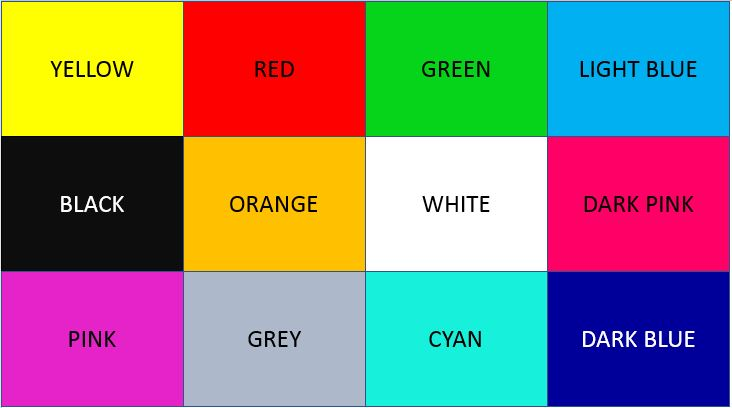
#> input picture colours.JPG, 732 x 408 px
$ jupyter execute color_detection.ipynb
#> lines starting #> are read from the running program, lines starting #| are printed output that depends on the picture; after the words box and inside, x2 and y2 are one past the last pixel; in counts of white or black regions, pixels touching at a corner belong together
<a href="https://colab.research.google.com/github/yareenm/DetectingColourinImage/blob/main/color_detection.ipynb" target="_parent"></a>

[cell 1]
import cv2
from google.colab.patches import cv2_imshow
import matplotlib.pyplot as plt
import numpy as np

[cell 2]
img = cv2.imread("colours.JPG")
#> img is the input picture: shape (408, 732, 3); mean B, G, R 118.2, 129.2, 141.2

[cell 3]
plt.figure(figsize=(20,8))
plt.imshow(img)

[cell 4]
grid_RGB=cv2.cvtColor(img,cv2.COLOR_BGR2RGB)

[cell 5]
plt.figure(figsize=(20,8))
plt.imshow(grid_RGB)

[cell 6]
grid_HSV=cv2.cvtColor(grid_RGB,cv2.COLOR_RGB2HSV)
#> grid_HSV: shape (408, 732, 3); mean H, S, V 75.1, 185.8, 208.8

[cell 7]
#colors
lower_black = np.array([0,0,0])
upper_black = np.array([250,255,30])

lower_white = np.array([0,0,255])
upper_white = np.array([0,0,255])

lower_red = np.array([0,150,50])
upper_red = np.array([10,255,255])

lower_green = np.array([45,150,50])
upper_green = np.array([65,255,255])

lower_yellow = np.array([25,150,50])
upper_yellow = np.array([35,255,255])

lower_light_blue = np.array([95,150,0])
upper_light_blue = np.array([110,255,255])

lower_orange = np.array([15,150,0])
upper_orange = np.array([25,255,255])

lower_dark_pink = np.array([160,150,0])
upper_dark_pink = np.array([170,255,255])

lower_pink = np.array([145,150,0])
upper_pink = np.array([155,255,255])

lower_cyan = np.array([85,150,0])
upper_cyan = np.array([95,255,255])

lower_dark_blue = np.array([115,150,0])
upper_dark_blue = np.array([125,255,255])

[cell 8]
mask=cv2.inRange(grid_HSV,lower_dark_blue,upper_dark_blue)
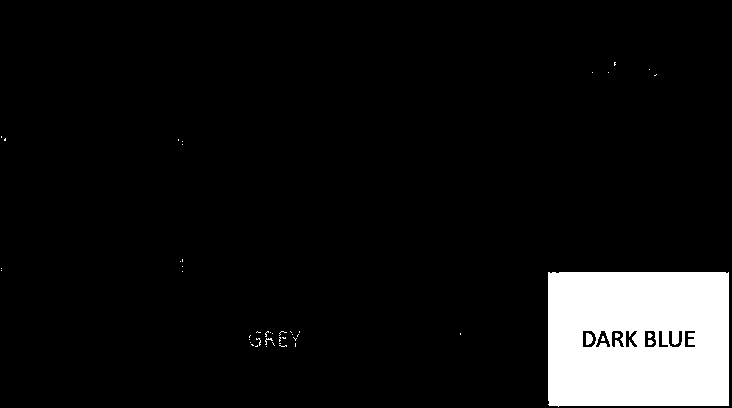
#> mask: shape (408, 732); 7.9% white; 47 white regions (43 under 20 px), largest, box (x1, y1, x2, y2) and area: (548, 272, 729, 407) 23301, (586, 333, 593, 345) 68, (648, 340, 654, 345) 24, (615, 333, 620, 338) 21

[cell 9]
plt.figure(figsize=(20,8))
plt.imshow(mask)

[cell 10]
res=cv2.bitwise_and(grid_RGB,grid_RGB,mask=mask)
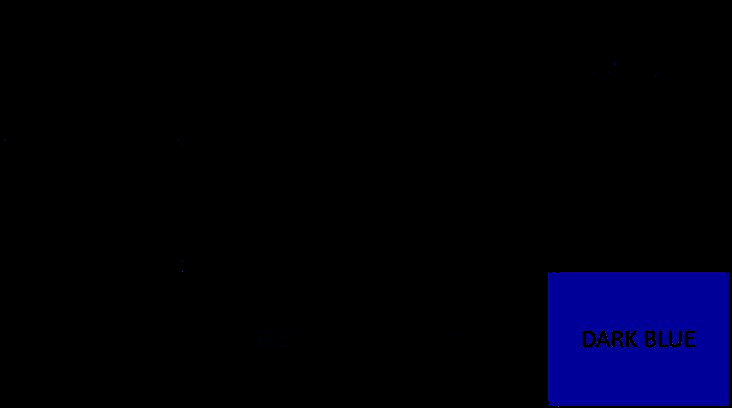
#> res: shape (408, 732, 3); mean R, G, B 0.1, 0, 11.9
